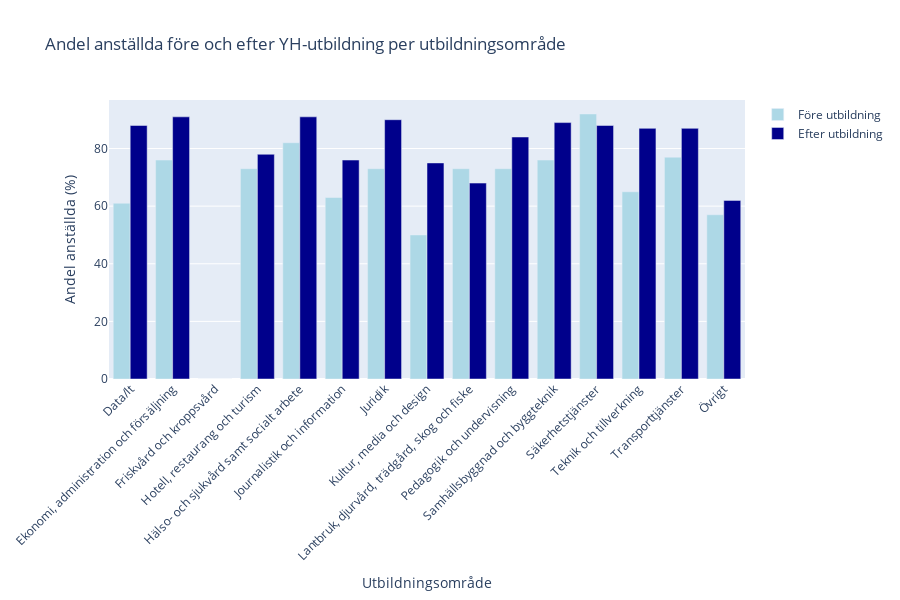

Notebook cell for this chart:
### Code cell
import plotly.graph_objects as go

anstallda_before = df_before_clean['Anställd'].replace('..', '0').str.split('±').str[0].astype(float)
anstallda_after = df_after_clean['Anställd'].replace('..', '0').str.split('±').str[0].astype(float)

utbildningsomrade = df_after_clean.index
fig = go.Figure(data=[ 
    go.Bar(name='Före utbildning', x=utbildningsomrade, y=anstallda_before, marker_color='lightblue'),
    go.Bar(name='Efter utbildning', x=utbildningsomrade, y=anstallda_after, marker_color='darkblue')
])

fig.update_layout(
    title='Andel anställda före och efter YH-utbildning per utbildningsområde', 
    xaxis_title='Utbildningsområde',
    yaxis_title='Andel anställda (%)', 
    barmode='group',
    xaxis_tickangle=-45,
    height=600
)

fig.show()

### Figure 1 — Plotly figure (JSON) as saved in the notebook; plotly's stock layout.template omitted (floating-point values rounded to 4 significant figures)
{"data": [{"marker": {"color": "lightblue"}, "name": "Före utbildning", "type": "bar", "x": ["Data/It", "Ekonomi, administration och försäljning", "Friskvård och kroppsvård", "Hotell, restaurang och turism", "Hälso- och sjukvård samt socialt arbete", "Journalistik och information", "Juridik", "Kultur, media och design", "Lantbruk, djurvård, trädgård, skog och fiske", "Pedagogik och undervisning", "Samhällsbyggnad och byggteknik", "Säkerhetstjänster", "Teknik och tillverkning", "Transporttjänster", "Övrigt"], "y": [61.0, 76.0, 0.0, 73.0, 82.0, 63.0, 73.0, 50.0, 73.0, 73.0, 76.0, 92.0, 65.0, 77.0, 57.0]}, {"marker": {"color": "darkblue"}, "name": "Efter utbildning", "type": "bar", "x": ["Data/It", "Ekonomi, administration och försäljning", "Friskvård och kroppsvård", "Hotell, restaurang och turism", "Hälso- och sjukvård samt socialt arbete", "Journalistik och information", "Juridik", "Kultur, media och design", "Lantbruk, djurvård, trädgård, skog och fiske", "Pedagogik och undervisning", "Samhällsbyggnad och byggteknik", "Säkerhetstjänster", "Teknik och tillverkning", "Transporttjänster", "Övrigt"], "y": [88.0, 91.0, 0.0, 78.0, 91.0, 76.0, 90.0, 75.0, 68.0, 84.0, 89.0, 88.0, 87.0, 87.0, 62.0]}], "layout": {"barmode": "group", "height": 600, "title": {"text": "Andel anställda före och efter YH-utbildning per utbildningsområde"}, "xaxis": {"tickangle": -45, "title": {"text": "Utbildningsområde"}}, "yaxis": {"title": {"text": "Andel anställda (%)"}}}}
